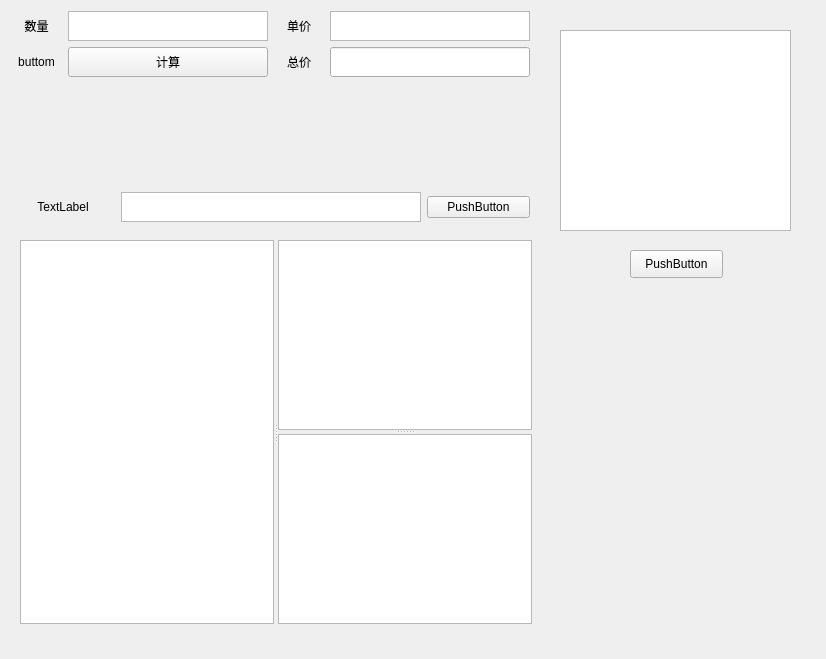
<?xml version="1.0" encoding="UTF-8"?>
<ui version="4.0">
 <class>Widget</class>
 <widget class="QWidget" name="Widget">
  <property name="geometry">
   <rect>
    <x>0</x>
    <y>0</y>
    <width>826</width>
    <height>659</height>
   </rect>
  </property>
  <property name="windowTitle">
   <string>Widget</string>
  </property>
  <widget class="QPlainTextEdit" name="plainTextEdit">
   <property name="geometry">
    <rect>
     <x>560</x>
     <y>30</y>
     <width>231</width>
     <height>201</height>
    </rect>
   </property>
  </widget>
  <widget class="QPushButton" name="btnOpen">
   <property name="geometry">
    <rect>
     <x>630</x>
     <y>250</y>
     <width>93</width>
     <height>28</height>
    </rect>
   </property>
   <property name="text">
    <string>PushButton</string>
   </property>
  </widget>
  <widget class="QWidget" name="">
   <property name="geometry">
    <rect>
     <x>11</x>
     <y>11</y>
     <width>519</width>
     <height>211</height>
    </rect>
   </property>
   <layout class="QVBoxLayout" name="verticalLayout">
    <item>
     <layout class="QGridLayout" name="gridLayout">
      <property name="sizeConstraint">
       <enum>QLayout::SetDefaultConstraint</enum>
      </property>
      <item row="1" column="0">
       <widget class="QLabel" name="BottomLabel">
        <property name="minimumSize">
         <size>
          <width>40</width>
          <height>0</height>
         </size>
        </property>
        <property name="maximumSize">
         <size>
          <width>16777215</width>
          <height>30</height>
         </size>
        </property>
        <property name="text">
         <string>buttom</string>
        </property>
        <property name="alignment">
         <set>Qt::AlignCenter</set>
        </property>
       </widget>
      </item>
      <item row="0" column="3">
       <widget class="QTextEdit" name="PriceTextEdit">
        <property name="maximumSize">
         <size>
          <width>200</width>
          <height>30</height>
         </size>
        </property>
       </widget>
      </item>
      <item row="1" column="1">
       <widget class="QPushButton" name="calculatorBottom">
        <property name="maximumSize">
         <size>
          <width>200</width>
          <height>30</height>
         </size>
        </property>
        <property name="text">
         <string>计算</string>
        </property>
       </widget>
      </item>
      <item row="0" column="1">
       <widget class="QTextEdit" name="NumberTextEdit">
        <property name="maximumSize">
         <size>
          <width>200</width>
          <height>30</height>
         </size>
        </property>
       </widget>
      </item>
      <item row="1" column="2">
       <widget class="QLabel" name="TotalLabel">
        <property name="minimumSize">
         <size>
          <width>40</width>
          <height>0</height>
         </size>
        </property>
        <property name="maximumSize">
         <size>
          <width>16777215</width>
          <height>30</height>
         </size>
        </property>
        <property name="text">
         <string>总价</string>
        </property>
        <property name="alignment">
         <set>Qt::AlignCenter</set>
        </property>
       </widget>
      </item>
      <item row="0" column="0">
       <widget class="QLabel" name="numberLabel">
        <property name="minimumSize">
         <size>
          <width>40</width>
          <height>0</height>
         </size>
        </property>
        <property name="maximumSize">
         <size>
          <width>16777215</width>
          <height>30</height>
         </size>
        </property>
        <property name="text">
         <string>数量</string>
        </property>
        <property name="alignment">
         <set>Qt::AlignCenter</set>
        </property>
       </widget>
      </item>
      <item row="0" column="2">
       <widget class="QLabel" name="PriceLabel">
        <property name="minimumSize">
         <size>
          <width>40</width>
          <height>0</height>
         </size>
        </property>
        <property name="maximumSize">
         <size>
          <width>16777215</width>
          <height>30</height>
         </size>
        </property>
        <property name="text">
         <string>单价</string>
        </property>
        <property name="alignment">
         <set>Qt::AlignCenter</set>
        </property>
       </widget>
      </item>
      <item row="1" column="3">
       <widget class="QLineEdit" name="TotalLineEdit">
        <property name="minimumSize">
         <size>
          <width>0</width>
          <height>30</height>
         </size>
        </property>
        <property name="maximumSize">
         <size>
          <width>200</width>
          <height>30</height>
         </size>
        </property>
       </widget>
      </item>
     </layout>
    </item>
    <item>
     <spacer name="verticalSpacer">
      <property name="orientation">
       <enum>Qt::Vertical</enum>
      </property>
      <property name="sizeType">
       <enum>QSizePolicy::Expanding</enum>
      </property>
      <property name="sizeHint" stdset="0">
       <size>
        <width>400</width>
        <height>200</height>
       </size>
      </property>
     </spacer>
    </item>
    <item>
     <layout class="QGridLayout" name="gridLayout_2">
      <item row="0" column="2">
       <widget class="QPushButton" name="pushButton_2">
        <property name="text">
         <string>PushButton</string>
        </property>
       </widget>
      </item>
      <item row="0" column="0">
       <widget class="QLabel" name="label_5">
        <property name="text">
         <string>TextLabel</string>
        </property>
        <property name="alignment">
         <set>Qt::AlignCenter</set>
        </property>
       </widget>
      </item>
      <item row="0" column="1">
       <widget class="QTextEdit" name="textEdit_4">
        <property name="maximumSize">
         <size>
          <width>300</width>
          <height>30</height>
         </size>
        </property>
       </widget>
      </item>
     </layout>
    </item>
   </layout>
  </widget>
  <widget class="QSplitter" name="splitter_2">
   <property name="geometry">
    <rect>
     <x>20</x>
     <y>240</y>
     <width>512</width>
     <height>384</height>
    </rect>
   </property>
   <property name="orientation">
    <enum>Qt::Horizontal</enum>
   </property>
   <widget class="QListView" name="listView"/>
   <widget class="QSplitter" name="splitter">
    <property name="orientation">
     <enum>Qt::Vertical</enum>
    </property>
    <widget class="QTreeView" name="treeView"/>
    <widget class="QTableView" name="tableView"/>
   </widget>
  </widget>
 </widget>
 <resources/>
 <connections>
  <connection>
   <sender>pushButton_2</sender>
   <signal>clicked()</signal>
   <receiver>Widget</receiver>
   <slot>close()</slot>
   <hints>
    <hint type="sourcelabel">
     <x>477</x>
     <y>204</y>
    </hint>
    <hint type="destinationlabel">
     <x>412</x>
     <y>329</y>
    </hint>
   </hints>
  </connection>
 </connections>
</ui>
